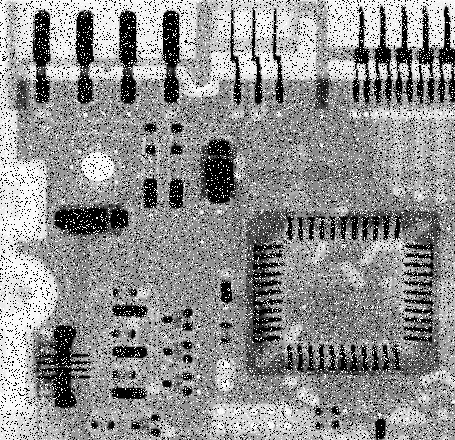
#> input picture Lab/noisysalterpepper.png, 455 x 440 px, found by its file name
$ python 13_imp_min_filt.py
#> lines starting #> are read from the running program, lines starting #| are printed output that depends on the picture
import cv2
import numpy as np

# Read the image (adjust path if needed)
img = cv2.imread('./Lab/noisysalterpepper.png')
#> img is the input picture: shape (440, 455, 3); min 0, max 255, mean 144.1
img = cv2.cvtColor(img, cv2.COLOR_BGR2GRAY)
#> img: shape (440, 455)
img_noisy1 = cv2.resize(img, (400, 300))
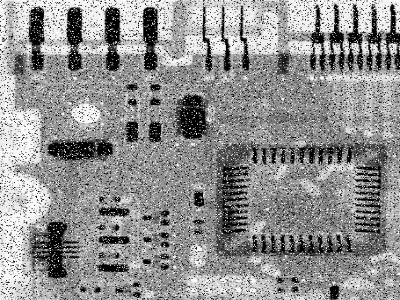
#> img_noisy1: shape (300, 400); min 0, max 255, mean 143.9

# Get image dimensions (accounting for color channels)
m, n = img_noisy1.shape  # Unpack height, width, and discard channels
#> m = 300; n = 400

# Create a new image array for the filtered result
img_new1 = np.zeros([m, n])

# Iterate through the image, applying minimum filtering
for i in range(1, m - 1):
    for j in range(1, n - 1):
        temp = [
            img_noisy1[i - 1, j - 1],
            img_noisy1[i - 1, j],
            img_noisy1[i - 1, j + 1],
            img_noisy1[i, j - 1],
            img_noisy1[i, j],
            img_noisy1[i, j + 1],
            img_noisy1[i + 1, j - 1],
            img_noisy1[i + 1, j],
            img_noisy1[i + 1, j + 1]
        ]

        temp = np.sort(temp)
        img_new1[i, j] = temp[3]  # Assign the minimum value
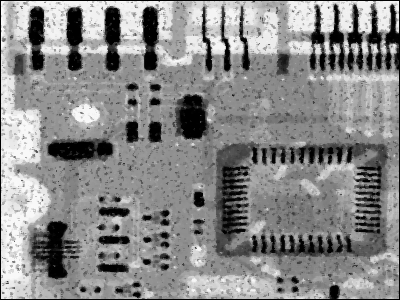
#> img_new1: shape (300, 400) float64; min 0, max 250, mean 137.1

# Convert to uint8 for display
img_new2 = img_new1.astype(np.uint8)
both_image = np.hstack([img_noisy1, img_new2])
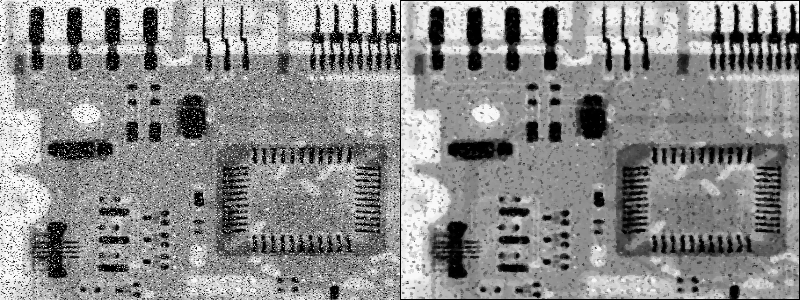
#> both_image: shape (300, 800); min 0, max 255, mean 140.5

# Display the filtered image
cv2.imshow('original and Minimum Filtered Image', both_image)
cv2.waitKey(0)
cv2.destroyAllWindows()

$ run again, with Lab/Before_Applying_MaxFilter.png copied over Lab/noisysalterpepper.png
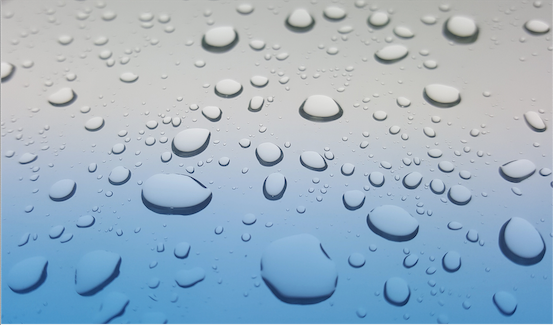
#> input picture Lab/Before_Applying_MaxFilter.png, 553 x 325 px, found by its file name
#> img is the input picture: shape (325, 553, 3); mean B, G, R 195.7, 178.1, 156.4
#> img: shape (325, 553)
#> after the loop `for i in range(1, m - 1):`:
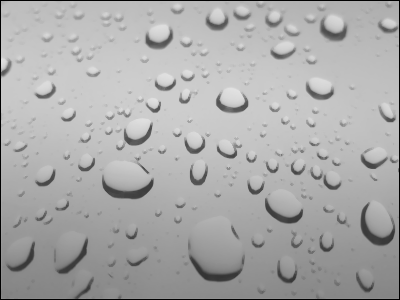
#> img_new1: shape (300, 400) float64; min 0, max 225, mean 170.6
#> `both_image = np.hstack([img_noisy1, img_new2])`:
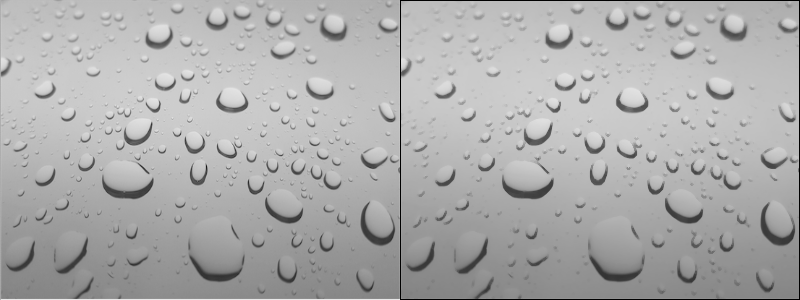
#> both_image: shape (300, 800); min 0, max 236, mean 172.1

$ run again, with Lab/anti_light.jpg saved as Lab/noisysalterpepper.png
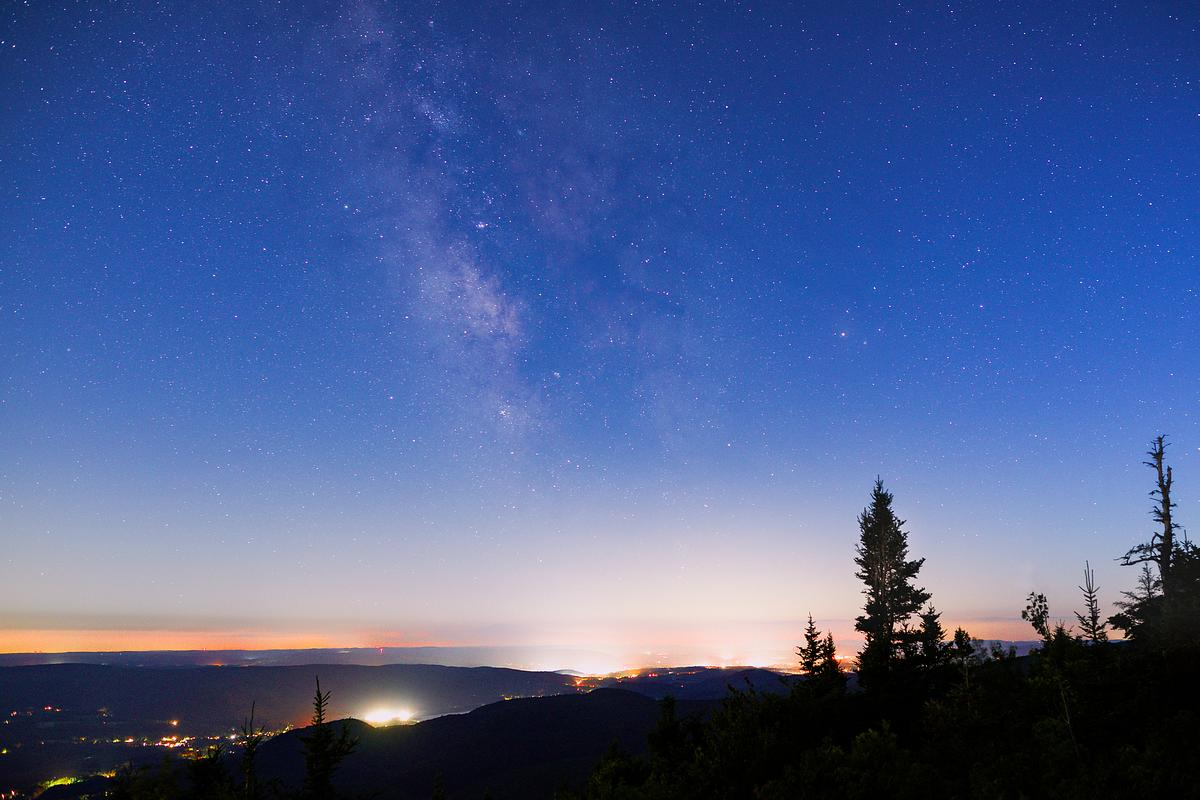
#> input picture Lab/anti_light.jpg, 1200 x 800 px, found by its file name
#> img is the input picture: shape (800, 1200, 3); mean B, G, R 145.2, 94.2, 73.9
#> img: shape (800, 1200)
#> after the loop `for i in range(1, m - 1):`:
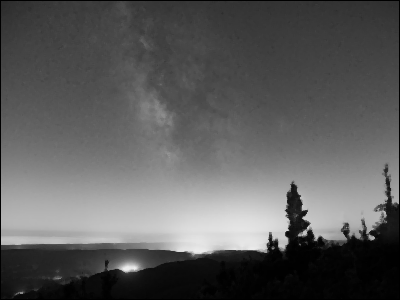
#> img_new1: shape (300, 400) float64; min 0, max 236, mean 91.8
#> `both_image = np.hstack([img_noisy1, img_new2])`:
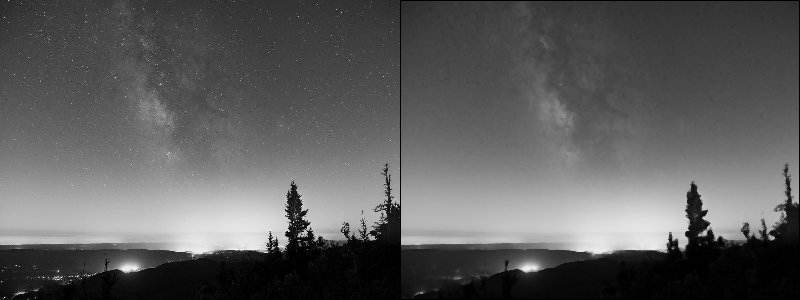
#> both_image: shape (300, 800); min 0, max 248, mean 92.9
